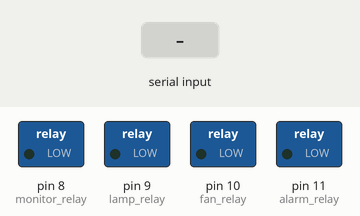
Simulated run of this sketch. Board: Arduino Uno, built with avr-gcc and run on an emulated ATmega328P. Shown: switched loads named in the sketch (green lamp = pin HIGH). Inputs (shaded band) come from the test bench.

Above: at 1.2 s.
1.3 s: "1" received over Serial
At 1.8 s:
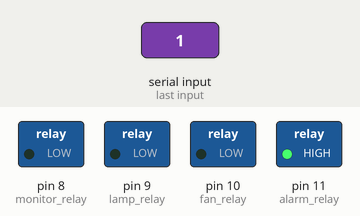
2.8 s: "3" received over Serial
At 4.0 s:
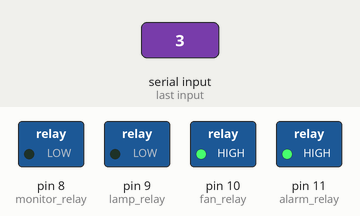
4.3 s: "2" received over Serial
At 5.3 s:
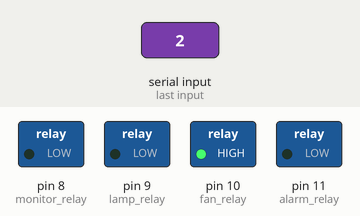
5.8 s: "5" received over Serial
At 6.4 s:
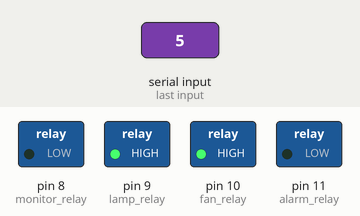
7.3 s: "4" received over Serial
At 7.6 s:
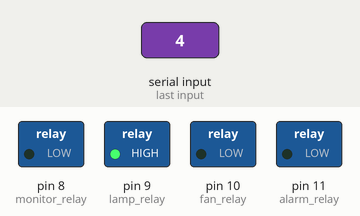
8.8 s: "7" received over Serial
At 9.9 s:
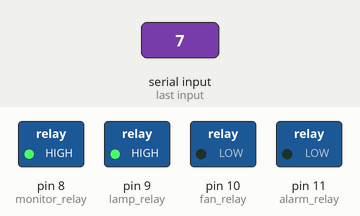
Timing chart, 0 to 11.3 s (numbered marks = the images above; inputs shaded):
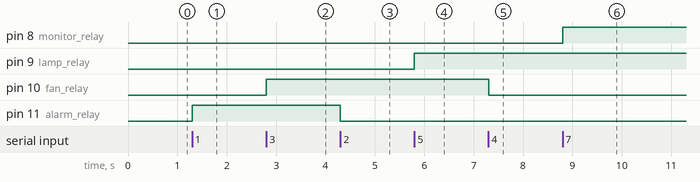

The sketch:

arduinoMega_btvoice.ino
```cpp
#define alarm_relay 11
#define fan_relay 10
#define lamp_relay 9
#define monitor_relay 8

char bluetooth_data;
bool relayON = HIGH; bool relayOFF = LOW; // Jika anda menggunakan NO pada relay maka yang terjadi adalah Active Low, sedangkan jika anda menggunakan NC pada relay maka yang terjadi adalah Active High

void setup(){
  Serial.begin(9600);
  pinMode(alarm_relay, OUTPUT);
  pinMode(fan_relay, OUTPUT);
  pinMode(lamp_relay, OUTPUT);
  pinMode(monitor_relay, OUTPUT);
  digitalWrite(alarm_relay, relayOFF);
  digitalWrite(fan_relay, relayOFF);
  digitalWrite(lamp_relay, relayOFF);
  digitalWrite(monitor_relay, relayOFF);
}

void loop(){
  if(Serial.available() > 0){
    bluetooth_data = Serial.read();
    if(bluetooth_data == '1'){
      digitalWrite(alarm_relay, relayON);
    }
    else if(bluetooth_data == '2'){
      digitalWrite(alarm_relay, relayOFF);
    }
    else if(bluetooth_data == '3'){
      digitalWrite(fan_relay, relayON);
    }
    else if(bluetooth_data == '4'){
      digitalWrite(fan_relay, relayOFF);
    }
    else if(bluetooth_data == '5'){
      digitalWrite(lamp_relay, relayON);
    }
    else if(bluetooth_data == '6'){
      digitalWrite(lamp_relay, relayOFF);
    }
    else if(bluetooth_data == '7'){
      digitalWrite(monitor_relay, relayON);
    }
    else if(bluetooth_data == '8'){
      digitalWrite(monitor_relay, relayOFF);
    }
    else if(bluetooth_data == '9'){
      digitalWrite(alarm_relay, relayOFF);
      digitalWrite(fan_relay, relayOFF);
      digitalWrite(lamp_relay, relayOFF);
      digitalWrite(monitor_relay, relayOFF);
    }
  }
}
```

Measured:
- after the input at 1.3 s, pin 11 (alarm_relay): LOW → HIGH at once
- after the input at 2.8 s, pin 10 (fan_relay): LOW → HIGH at once
- after the input at 4.3 s, pin 11 (alarm_relay): HIGH → LOW at once
- after the input at 5.8 s, pin 9 (lamp_relay): LOW → HIGH at once
- after the input at 7.3 s, pin 10 (fan_relay): HIGH → LOW at once
- after the input at 8.8 s, pin 8 (monitor_relay): LOW → HIGH at once
